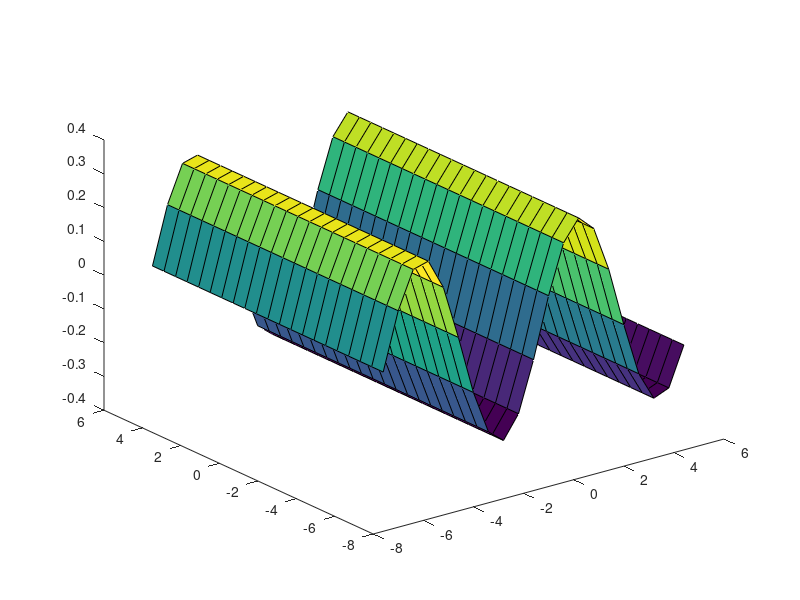
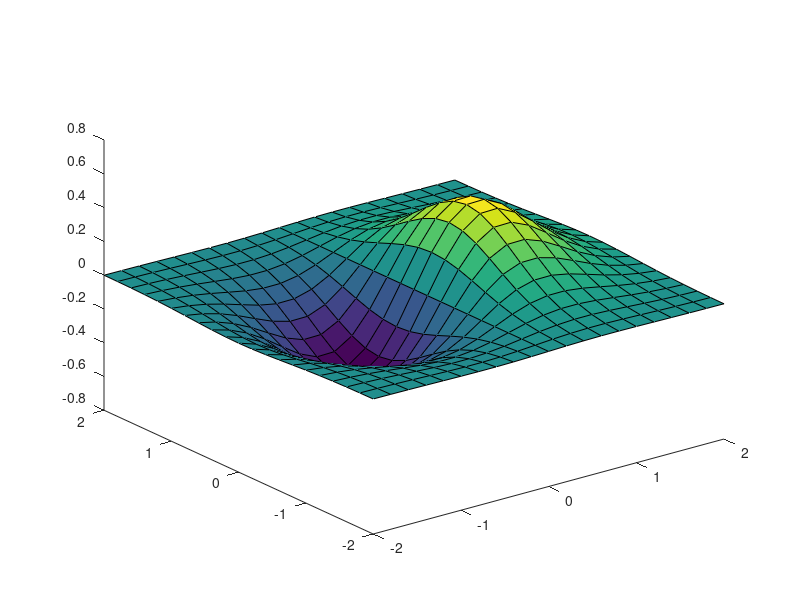
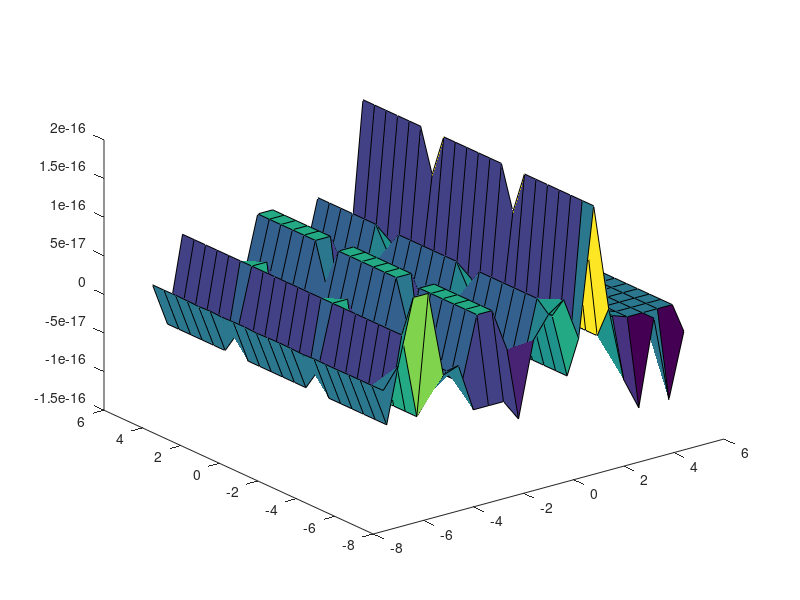
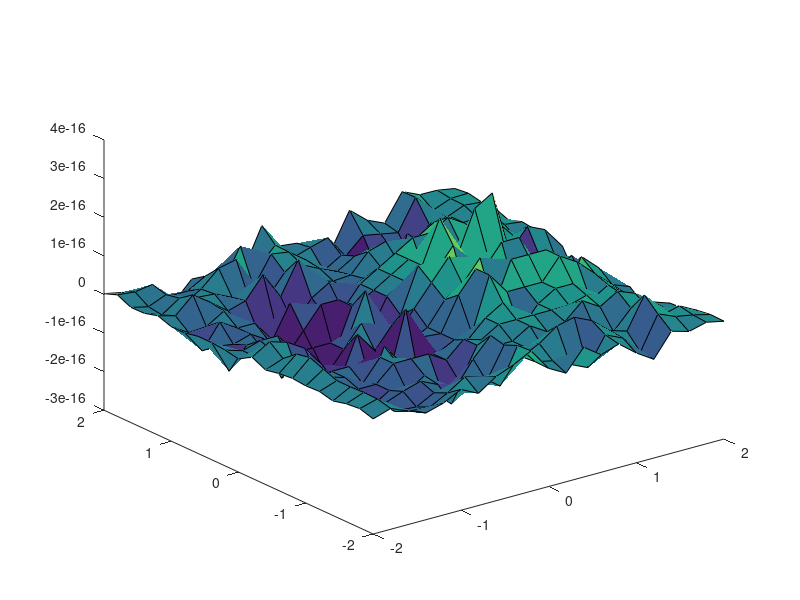

MATLAB code to generate these figures, in order: (Note: this script raises an error after producing the figures.)
% malla de prueba para transformada
%


x1 = -2*pi:.6:2*pi;
y1 = x1;
[X1, Y1] = meshgrid(x1, y1);
Z1 = (0.3)*sin(X1);
figure(1), surface(X1, Y1, Z1), view(3)

x2 = -2:0.2:2;
y2 = x2;
[X2, Y2] = meshgrid(x2, y2);
Z2 = X2.*exp(-X2.^2 - Y2.^2);
figure(2), surface(X2, Y2, Z2), view(3)


C1 = fft2(Z1);
C2 = fft2(Z2);

Z1i = ifft2(C1);
Z2i = ifft2(C2);

dZ1 = Z1 - Z1i;
dZ2 = Z2 - Z2i;

figure(3), surface(X1, Y1, real(dZ1)), view(3)
figure(4), surface(X2, Y2, real(dZ2)), view(3)

figure(5), surface(X1, Y1, real(Z1i)), view(3)
figure(6), surface(X2, Y2, real(Z2i)), view(3)


A = 2 + 3*j;
B = A;
C = A*B;

zz = fft2UV(C1);
zz2 = fft2UV(C2);

difXY = Z1 - zz;

Z1;
zz;


figure(7), surface(X1, Y1, real(zz)), view(3)
figure(8), surface(X2, Y2, real(zz2)), view(3)



